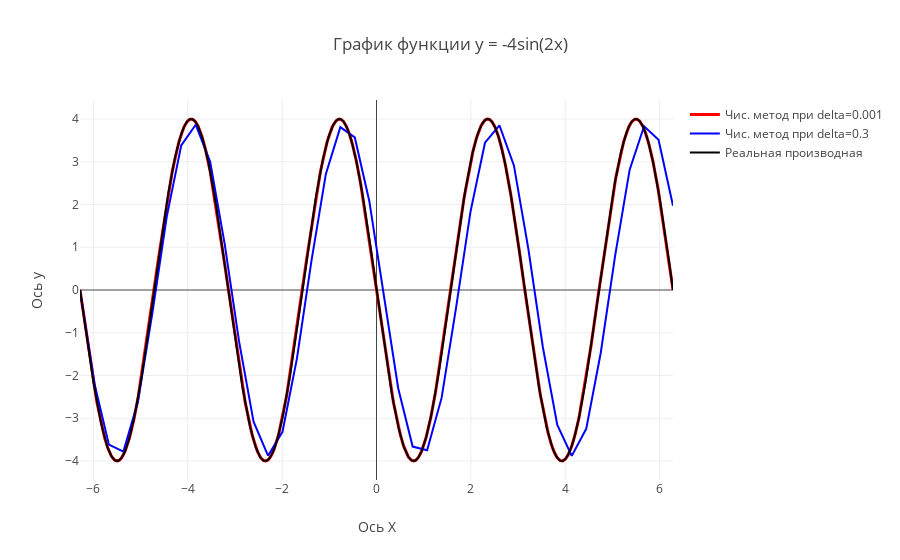

Here is the notebook cell this chart was saved with:
### Code cell
trace0 = go.Line(x=x0, y=y0, mode="lines", name='Чис. метод при delta=0.001', line=dict(width = 3), marker={'color': 'red'})

trace1 = go.Line(x=x1, y=y1, mode="lines", name='Чис. метод при delta=0.3',  marker={'color': 'blue'})

trace2 = go.Line(x=x2, y=y2, mode="lines", name='Реальная производная', line=dict(width = 2), marker={'color': 'black'})
                                               
data=[trace0, trace1, trace2]
layout=go.Layout(title="График функции y = -4sin(2x)", xaxis={'title':'Ось X'}, yaxis={'title':'Ось y'})
figure=go.Figure(data=data, layout=layout)

iplot(figure, show_link=False)

### Figure 1 — Plotly figure (JSON) as saved in the notebook; plotly's stock layout.template omitted (floating-point values rounded to 4 significant figures; data arrays with more than 128 entries replaced by an {"elided": "..."} marker saying what was removed)
{"data": [{"line": {"width": 3}, "marker": {"color": "red"}, "mode": "lines", "name": "Чис. метод при delta=0.001", "type": "scatter", "uid": "3759147f-344b-4a1a-a5e0-7aef20161069", "x": {"elided": "12567 float values"}, "y": {"elided": "12567 float values"}}, {"marker": {"color": "blue"}, "mode": "lines", "name": "Чис. метод при delta=0.3", "type": "scatter", "uid": "7219c5d4-db22-47d5-874e-d2a91b2f7379", "x": [-6.283, -5.977, -5.67, -5.364, -5.057, -4.751, -4.444, -4.138, -3.831, -3.525, -3.218, -2.912, -2.605, -2.299, -1.992, -1.686, -1.379, -1.073, -0.7662, -0.4597, -0.1532, 0.1532, 0.4597, 0.7662, 1.073, 1.379, 1.686, 1.992, 2.299, 2.605, 2.912, 3.218, 3.525, 3.831, 4.138, 4.444, 4.751, 5.057, 5.364, 5.67, 5.977, 6.283], "y": [-2.467e-15, -2.192, -3.618, -3.78, -2.622, -0.5477, 1.718, 3.383, 3.867, 2.999, 1.085, -1.209, -3.081, -3.876, -3.317, -1.6, 0.6766, 2.717, 3.807, 3.568, 2.083, -0.1305, -2.298, -3.663, -3.748, -2.524, -0.4182, 1.834, 3.445, 3.853, 2.915, 0.9586, -1.333, -3.158, -3.881, -3.247, -1.48, 0.8048, 2.808, 3.831, 3.515, 1.971]}, {"line": {"width": 2}, "marker": {"color": "black"}, "mode": "lines", "name": "Реальная производная", "type": "scatter", "uid": "307d8d7e-7c97-4605-bcb7-66d179ede87c", "x": {"elided": "1000 float values"}, "y": {"elided": "1000 float values"}}], "layout": {"title": "График функции y = -4sin(2x)", "xaxis": {"title": "Ось X"}, "yaxis": {"title": "Ось y"}}}
